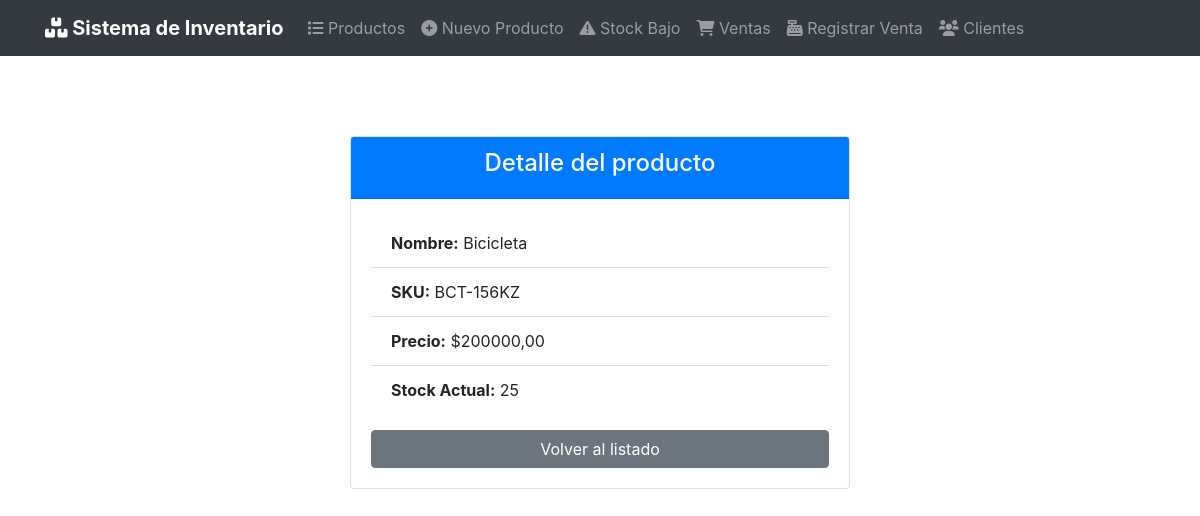
The page /7/ on the database as committed earlier.
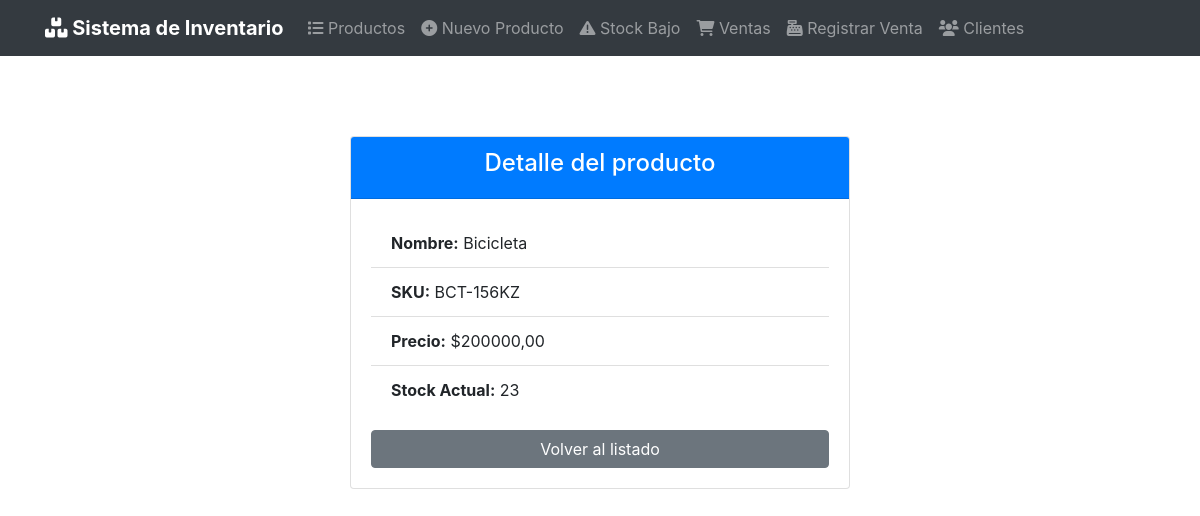
The same page on the database as committed later.
### productos/models.py (models this page shows, shortened)
class Producto(models.Model):
    nombre = models.CharField("Nombre", max_length=50)
    descripcion = models.CharField("Descripcion", max_length=200)
    precio_unitario = models.DecimalField("Precio", max_digits=10, decimal_places=2)
    sku = models.CharField("sku", max_length=20, unique=True)
    stock = models.IntegerField(default=0)
    stock_minimo = models.IntegerField(default=5, verbose_name="Stock Minimo")
    imagen = models.ImageField(
        "Imagen",
        upload_to=get_image_path,
        validators=[validate_image_size],
        blank=True,
        null=True,
        help_text="Formatos permitidos: jpg, png, gif. Tamaño maximo: 5MB"
    )
    fecha_creacion = models.DateTimeField("Fecha de creacion", auto_now_add=True)
    fecha_actualizacion = models.DateTimeField("Fecha de creacion", auto_now=True)
    class Meta:
        verbose_name = 'Producto'
        verbose_name_plural = 'Productos'
        ordering = ['nombre']

### productos/views.py (the view)
# urls.py: path('<int:pk>/', views.ProductoDetailView.as_view(), name='producto_detail'),
class ProductoDetailView(DetailView):
    model = Producto
    template_name = "productos/producto_detail.html"
    context_object_name = "producto"
    def get_context_data(self, **kwargs):
        context = super().get_context_data(**kwargs)
        context["movimientos"] = self.object.movimientos.all()[:10]
        context["form_ajuste"] = AjusteStockForm
        return context

### templates/productos/producto_detail.html
{% extends 'productos/base.html' %}
{% load bootstrap4 %}
{% load crispy_forms_tags %}
{% block content %}
<div class="container mt-5">
    <div class="card mx-auto" style="max-width: 500px;">
        <div class="card-header bg-primary text-white text-center">
            <h4>Detalle del producto</h4>
        </div>
        <div class="card-body">
            <ul class="list-group list-group-flush mb-3">
                <li class="list-group-item">
                    <strong>Nombre:</strong> {{ producto.nombre }}
                </li>
                <li class="list-group-item">
                    <strong>SKU:</strong> {{ producto.sku }}
                </li>
                <li class="list-group-item">
                    <strong>Precio:</strong> ${{ producto.precio_unitario }}
                </li>
                <li class="list-group-item">
                    <strong>Stock Actual:</strong> {{ producto.stock }}
                </li>
            </ul>
            <a href="{% url 'productos:producto_list' %}" class="btn btn-secondary btn-block">Volver al listado</a>
        </div>
    </div>
</div>
{% endblock content %}

Rows that differ between the two databases and show on the page:
changed Producto "Bicicleta": stock "25" → "23"
